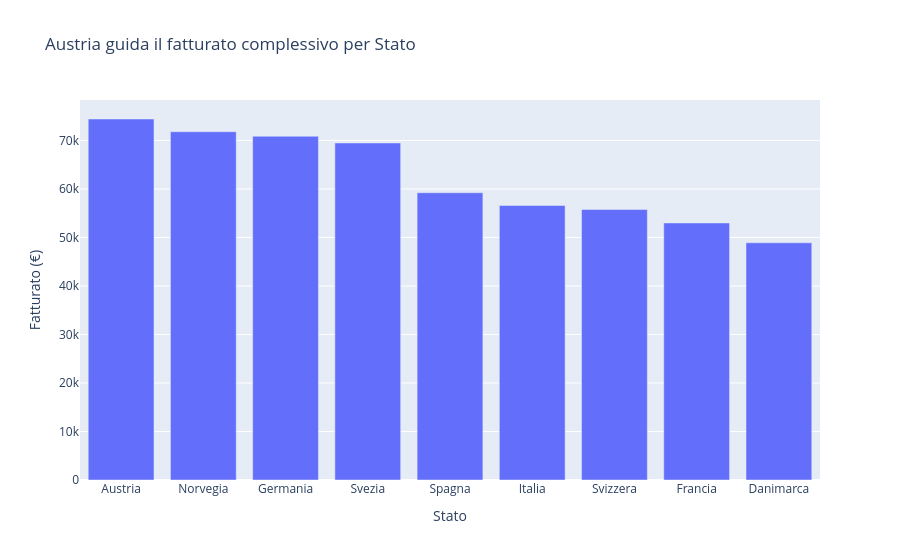

The code cell stored with this chart in its notebook:
### Markdown cell above
### Grafico 4 - Fatturato per Stato (Plotly)

Aggiungo un grafico interattivo per confrontare gli Stati. Passando con il mouse sulle barre posso leggere anche la quantità venduta e il numero di transazioni.

### Code cell
import plotly.express as px

per_stato = (
    vendite_unite.groupby("State", as_index=False)
    .agg(Fatturato=("SalesAmount", "sum"),
         Quantita=("Quantity", "sum"),
         NumeroTransazioni=("SalesID", "count"))
    .sort_values("Fatturato", ascending=False)
)
stato_top = per_stato.iloc[0]["State"]
fig = px.bar(
    per_stato, x="State", y="Fatturato",
    hover_data={"Quantita": True, "NumeroTransazioni": True, "Fatturato": ":,.2f"},
    title=f"{stato_top} guida il fatturato complessivo per Stato",
    labels={"State": "Stato", "Fatturato": "Fatturato (€)"}
)
fig.show()
display(Markdown(
    f"**Domanda di business:** quale Stato contribuisce di più al fatturato? "
    f"**Risposta:** **{stato_top}** è al primo posto. Passando il mouse sulle barre si vedono "
    f"quantità e numero di transazioni, utili per distinguere importi elevati da volumi elevati."
))

### Figure 1 — Plotly figure (JSON) as saved in the notebook; plotly's stock layout.template omitted (floating-point values rounded to 4 significant figures)
{"data": [{"customdata": [[1335.0, 278.0], [1240.0, 244.0], [1145.0, 232.0], [1144.0, 230.0], [1068.0, 214.0], [908.0, 184.0], [933.0, 188.0], [877.0, 171.0], [791.0, 159.0]], "hovertemplate": "Stato=%{x}<br>Fatturato (€)=%{y:,.2f}<br>Quantita=%{customdata[0]}<br>NumeroTransazioni=%{customdata[1]}<extra></extra>", "legendgroup": "", "marker": {"color": "#636efa", "pattern": {"shape": ""}}, "name": "", "orientation": "v", "showlegend": false, "textposition": "auto", "type": "bar", "x": ["Austria", "Norvegia", "Germania", "Svezia", "Spagna", "Italia", "Svizzera", "Francia", "Danimarca"], "xaxis": "x", "y": [74430.0, 71800.0, 70870.0, 69480.0, 59230.0, 56600.0, 55770.0, 52990.0, 48900.0], "yaxis": "y"}], "layout": {"barmode": "relative", "legend": {"tracegroupgap": 0}, "title": {"text": "Austria guida il fatturato complessivo per Stato"}, "xaxis": {"anchor": "y", "domain": [0.0, 1.0], "title": {"text": "Stato"}}, "yaxis": {"anchor": "x", "domain": [0.0, 1.0], "title": {"text": "Fatturato (€)"}}}}
